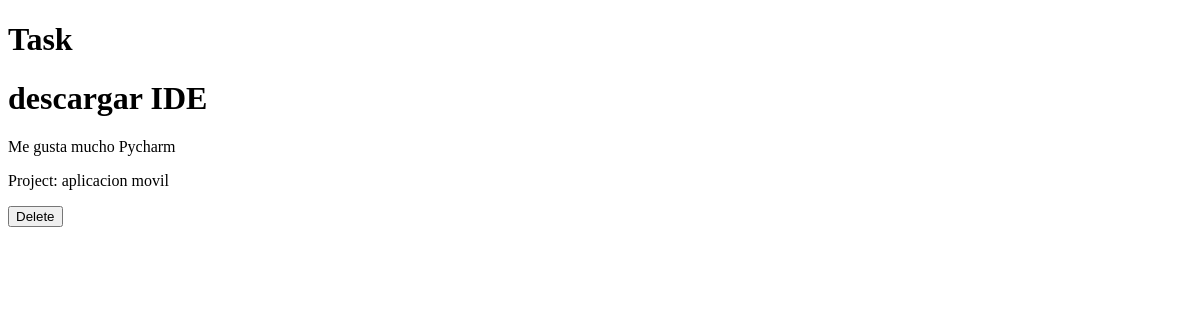
The app's page /home/tasks/, older data.
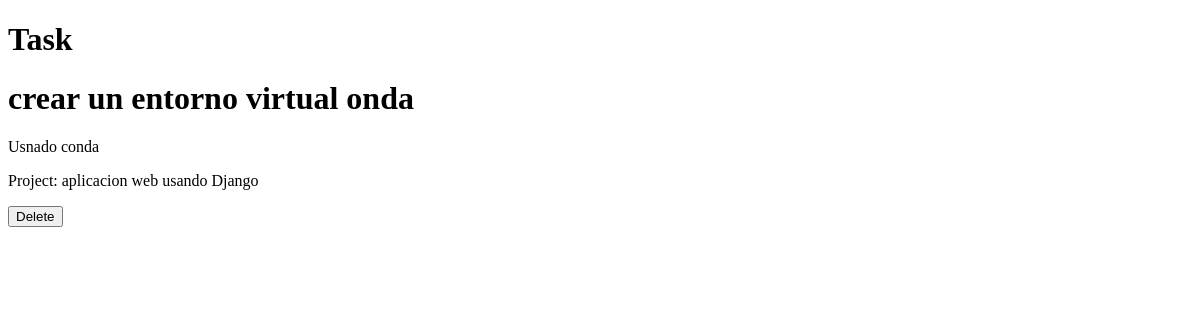
The same page, newer data.
### myapp/models.py (models this page shows, shortened)
class Task(models.Model):
    title = models.CharField(max_length=200)
    description = models.TextField()
    project = models.ForeignKey(Project, on_delete=models.CASCADE)

class Project(models.Model):
    name = models.CharField(max_length=200)

### myapp/views.py (the view)
# urls.py: path('tasks/', views.tasks),
def tasks(request):
    tasks = Task.objects.all()
    return render(request, 'tasks.html', {
        'tasks': tasks
    })

### myapp/templates/tasks.html (shortened to what this page needs)
<!DOCTYPE html>
<html lang="en">
<head>
</head>
<body>
    <h1>Task </h1>
    {% for task in tasks %}
        <div>
            <h1>{{ task.title }}</h1>
            <p>{{ task.description }}</p>
            <p>Project: {{ task.project.name }}</p>
            <button>
                Delete
            </button>
        </div>
    {% endfor %}
</body>
</html>

Row changes from the older to the newer data that the page shows:
removed Task: title "descargar IDE", description "Me gusta mucho Pycharm", project.name "aplicacion movil"
added Task: title "crear un entorno virtual onda", description "Usnado conda", project.name "aplicacion web usando Django"
